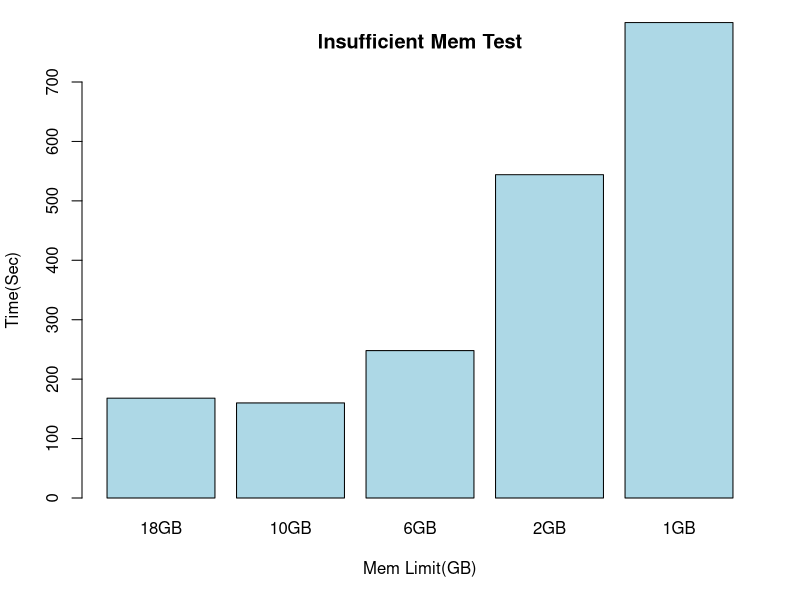
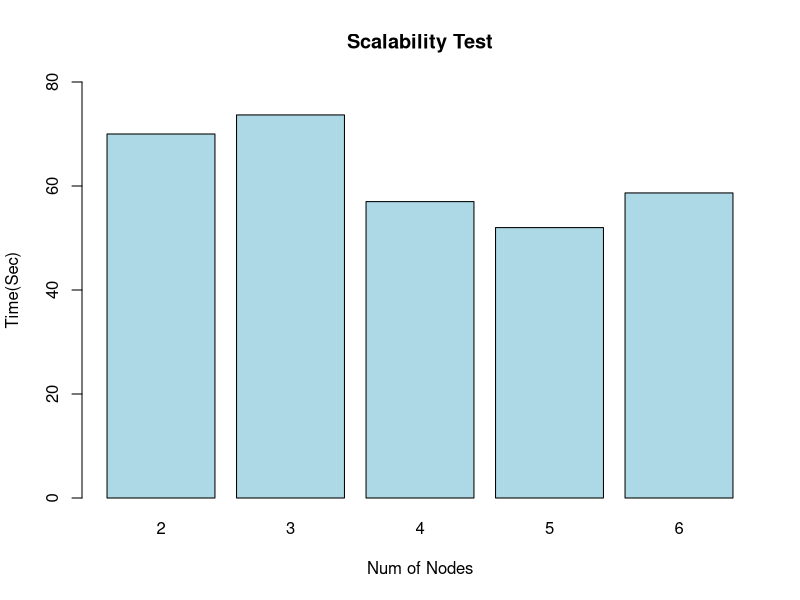
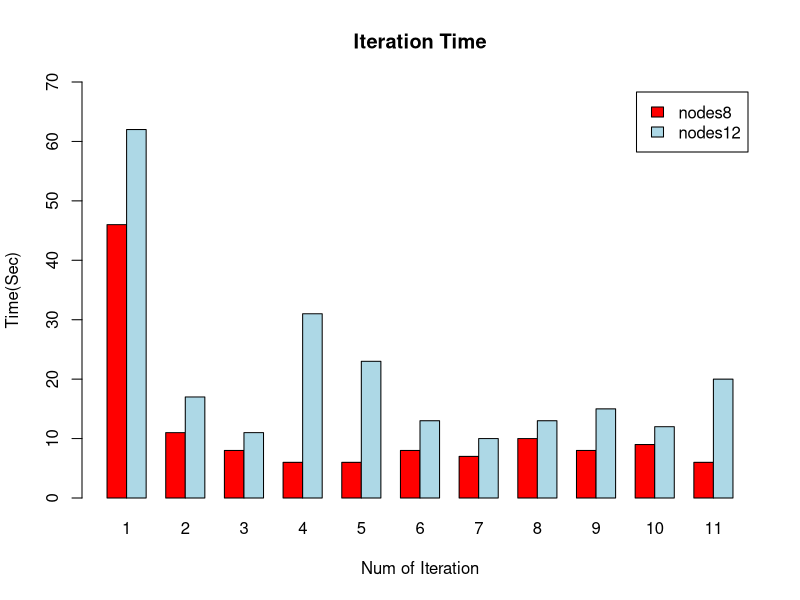
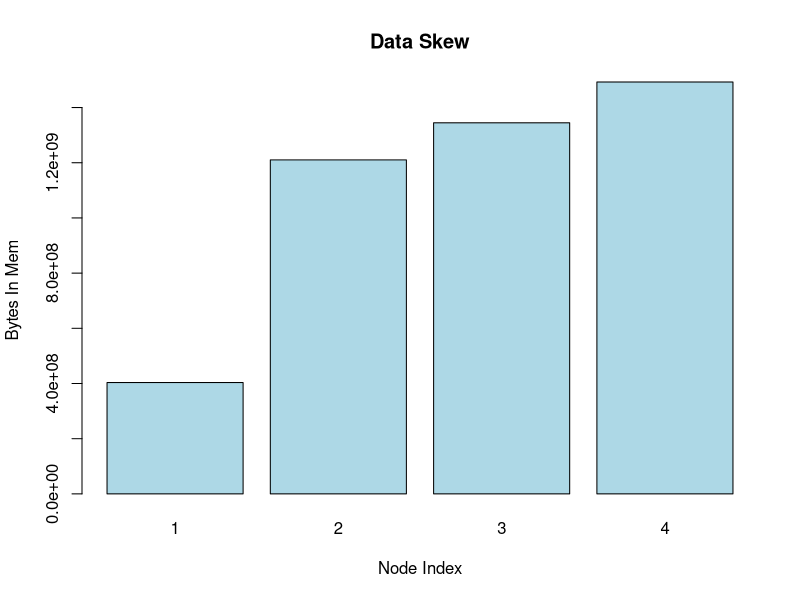
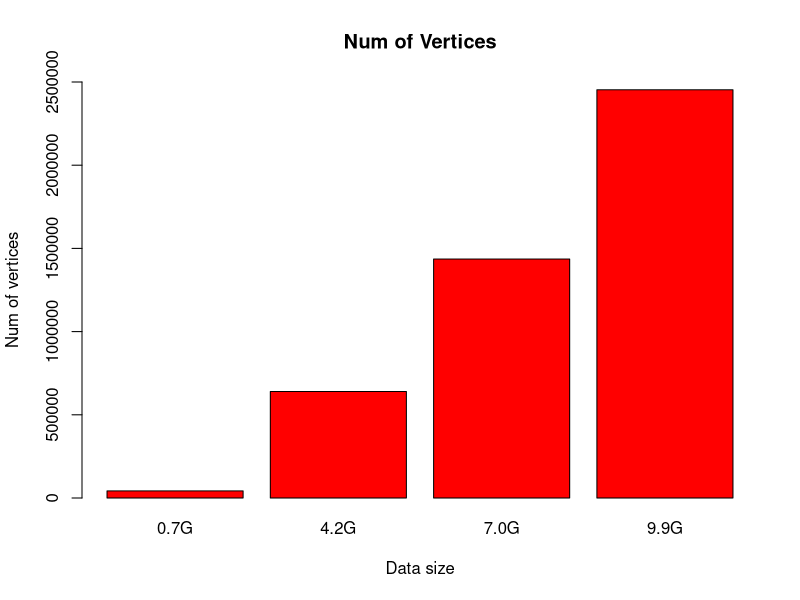
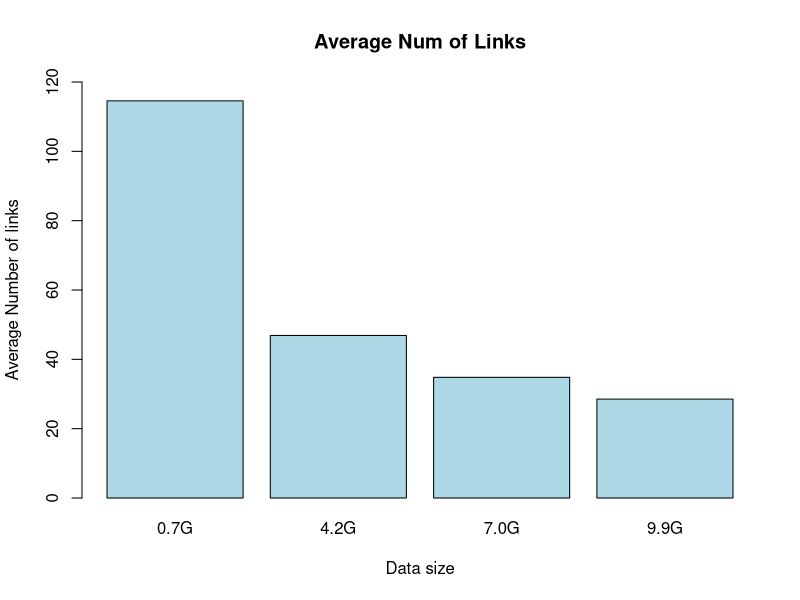

The R script that drew these images, in order:
#3. insufficient mem
memtest=data.frame(memlimit=c('18GB','10GB','6GB','2GB','1GB'),time=c(168L,160L,248L,544L,800L))
barplot(memtest$time,names.arg=memtest$memlimit,ylim=c(0,700),main="Insufficient Mem Test",xlab="Mem Limit(GB)",ylab="Time(Sec)",col="lightblue")

#1. scalability
numofnodes=c(2,3,4,5,6)
time=c(70,73.67,57,52,58.67)
barplot(time,names.arg=numofnodes,ylim=c(0,80),main="Scalability Test",xlab="Num of Nodes",ylab="Time(Sec)",col=c("lightblue"))
#2. in memory iterations
iter=c(1,2,3,4,5,6,7,8,9,10,11)
nodes12=c(62,17,11,31,23,13,10,13,15,12,20)
nodes8=c(46,11,8,6,6,8,7,10,8,9,6)
iter_time=rbind(nodes8,nodes12)
barplot(as.table(iter_time),names.arg=iter,col=c("red","lightblue"),beside=TRUE,main="Iteration Time",xlab="Num of Iteration",ylab="Time(Sec)", legend = rownames(iter_time),ylim=c(0,70))

#5. data skew
nodeindex=c(1,2,3,4)
datainmem=c(403439616,1210318843,1344798720,1492579123)
barplot(datainmem,names.arg=nodeindex,main="Data Skew",ylab="Bytes In Mem",xlab="Node Index",col=c("lightblue"))
nodeindex=c(1,2,3,4,5,6,7,8)
datainmem=c(437059584,551220019,504299520,403439616,706019328,638779392,706019328,504299520)

#*. dataset vertices, links
datasize=c('0.7G','4.2G','7.0G','9.9G')
numofver=c(42642,639973,1436185,2453307)
numofavglink=c(114.57,46.88,34.81,28.53)
barplot(numofver,names.arg=datasize,col=c("red"),main="Num of Vertices",ylim=c(0,2500000),xlab="Data size",ylab="Num of vertices")
barplot(numofavglink,names.arg=datasize,col=c("lightblue"),main="Average Num of Links",ylim=c(0,120),xlab="Data size",ylab="Average Number of links")